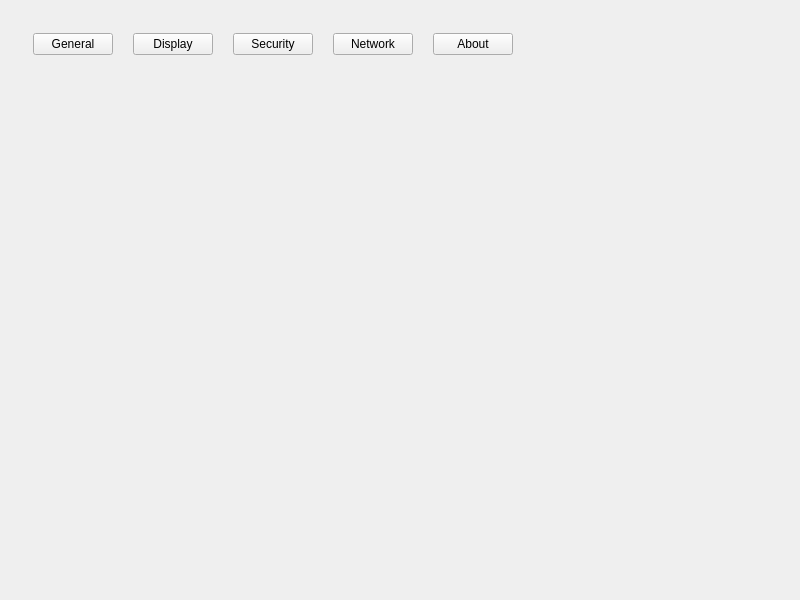
<?xml version="1.0" encoding="UTF-8"?>
<ui version="4.0">
 <class>SettingsWidget</class>
 <widget class="QWidget" name="SettingsWidget">
  <property name="geometry">
   <rect>
    <x>0</x>
    <y>0</y>
    <width>800</width>
    <height>600</height>
   </rect>
  </property>
  <property name="windowTitle">
   <string>Settings</string>
  </property>
  <layout class="QVBoxLayout" name="verticalLayout">
   <property name="spacing">
    <number>16</number>
   </property>
   <property name="leftMargin">
    <number>24</number>
   </property>
   <property name="topMargin">
    <number>24</number>
   </property>
   <property name="rightMargin">
    <number>24</number>
   </property>
   <property name="bottomMargin">
    <number>24</number>
   </property>
   <item>
    <widget class="QWidget" name="topBar" native="true">
     <layout class="QHBoxLayout" name="horizontalLayout">
      <property name="spacing">
       <number>20</number>
      </property>
      <item>
       <widget class="QPushButton" name="btn_general">
        <property name="text">
         <string>General</string>
        </property>
        <property name="checkable">
         <bool>true</bool>
        </property>
       </widget>
      </item>
      <item>
       <widget class="QPushButton" name="btn_display">
        <property name="text">
         <string>Display</string>
        </property>
        <property name="checkable">
         <bool>true</bool>
        </property>
       </widget>
      </item>
      <item>
       <widget class="QPushButton" name="btn_security">
        <property name="text">
         <string>Security</string>
        </property>
       </widget>
      </item>
      <item>
       <widget class="QPushButton" name="btn_network">
        <property name="text">
         <string>Network</string>
        </property>
        <property name="checkable">
         <bool>true</bool>
        </property>
       </widget>
      </item>
      <item>
       <widget class="QPushButton" name="btn_about">
        <property name="text">
         <string>About</string>
        </property>
        <property name="checkable">
         <bool>true</bool>
        </property>
       </widget>
      </item>
      <item>
       <spacer name="horizontalSpacer">
        <property name="orientation">
         <enum>Qt::Horizontal</enum>
        </property>
        <property name="sizeHint" stdset="0">
         <size>
          <width>40</width>
          <height>20</height>
         </size>
        </property>
       </spacer>
      </item>
     </layout>
    </widget>
   </item>
   <item>
    <widget class="QFrame" name="contentFrame">
     <property name="frameShape">
      <enum>QFrame::NoFrame</enum>
     </property>
     <property name="frameShadow">
      <enum>QFrame::Plain</enum>
     </property>
     <layout class="QVBoxLayout" name="frameLayout">
      <item>
       <widget class="QStackedWidget" name="stackedWidget">
        <widget class="QWidget" name="page_general"/>
        <widget class="QWidget" name="page_display"/>
        <widget class="QWidget" name="page_network"/>
        <widget class="QWidget" name="page_about"/>
       </widget>
      </item>
     </layout>
    </widget>
   </item>
  </layout>
 </widget>
 <resources/>
 <connections/>
</ui>
